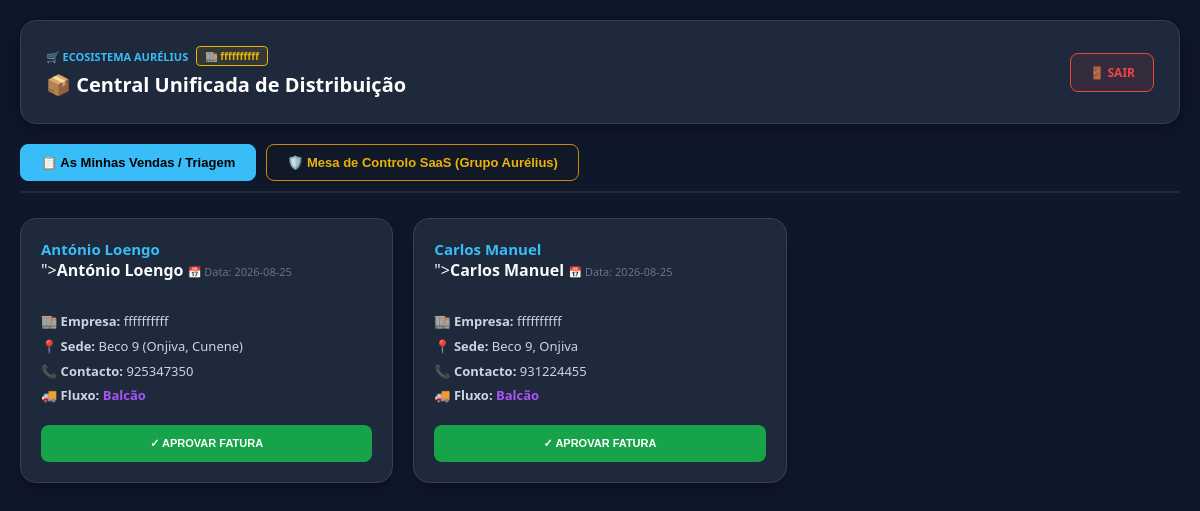
Page /Admin_Venda.php (signed in) on the committed database.
### tables this page shows
CREATE TABLE `lojas` (
  `id` int(11) NOT NULL AUTO_INCREMENT,
  `id_publico` varchar(20) DEFAULT NULL,
  `pin_acesso` varchar(9) DEFAULT NULL,
  `nome_loja` varchar(255) NOT NULL,
  `email_mercantil` varchar(255) NOT NULL,
  `telefone_corporativo` varchar(50) NOT NULL,
  `endereco_armazem` text NOT NULL,
  `slug_loja` varchar(255) NOT NULL,
  `senha_administracao` varchar(255) NOT NULL,
  `transacao_status` varchar(50) DEFAULT 'Confirmado',
  `visivel_no_site` int(11) DEFAULT 1,
  `especificacoes_json` text DEFAULT NULL,
  `data_cadastro` date NOT NULL,
  `iban_bancario` varchar(50) DEFAULT 'AO06.0000.0000.0000.0000.0',
  PRIMARY KEY (`id`),
  UNIQUE KEY `email_mercantil` (`email_mercantil`)
);

CREATE TABLE `triagem_pedidos` (
  `id` int(11) NOT NULL AUTO_INCREMENT,
  `status_interno` varchar(50) DEFAULT 'Pendente Triagem',
  `tipo_atendimento` varchar(20) DEFAULT 'Balcao',
  `confirmado_na_entrega` tinyint(1) DEFAULT 0,
  `loja_id` int(11) DEFAULT NULL,
  `usuario_codigo` int(11) DEFAULT NULL,
  `nome` varchar(255) NOT NULL,
  `data` date NOT NULL,
  `loja` varchar(255) NOT NULL,
  `local` varchar(255) NOT NULL,
  `telefone` varchar(50) NOT NULL,
  `detalhes` text DEFAULT NULL,
  PRIMARY KEY (`id`),
  KEY `loja_id` (`loja_id`),
  KEY `usuario_codigo` (`usuario_codigo`),
  CONSTRAINT `triagem_pedidos_ibfk_1` FOREIGN KEY (`loja_id`) REFERENCES `lojas` (`id`) ON DELETE CASCADE,
  CONSTRAINT `triagem_pedidos_ibfk_2` FOREIGN KEY (`usuario_codigo`) REFERENCES `usuario` (`codigo`) ON DELETE CASCADE
);

### Admin_Venda.php (the view, shortened to what this page needs)
<?php
require_once __DIR__ . "/config/Banco.php";
$pedidos_reais_banco = array();
$nome_parceiro_ativo = "Parceiro Aurélius";
if (isset($_SESSION['loja_id'])) {
    $id_dono = $_SESSION['loja_id'];
    $stmt_loja = $pdo->prepare("SELECT nome_loja FROM `lojas` WHERE `id` = ? LIMIT 1");
    $stmt_loja->execute([$id_dono]);
    $loja_info = $stmt_loja->fetch();
    if ($loja_info) { $nome_parceiro_ativo = $loja_info['nome_loja']; }
    $stmt = $pdo->prepare("SELECT * FROM `triagem_pedidos` WHERE `loja_id` = ? ORDER BY id DESC");
    $stmt->execute([$id_dono]);
    $pedidos_reais_banco = $stmt->fetchAll(PDO::FETCH_ASSOC);
} else {
    header("Location: login_parceiros.php");
    exit();
}
?>
<!DOCTYPE html>
<html lang="pt-PT">
<head>
</head>
<body>
    <div class="SaaS-vendas-container">
        <div class="topo-vendas-SaaS" style="display: flex; justify-content: space-between; align-items: center;">
            <div style="text-align: left;">
                <div style="display: flex; align-items: center; gap: 8px; margin-bottom: 5px;">
                    <span style="color: #38bdf8; font-size: 11px; font-weight: bold; text-transform: uppercase;">🛒 Ecosistema Aurélius</span>
                    <span style="background: rgba(234, 179, 8, 0.1); border: 1px solid #eab308; color: #eab308; font-size: 10px; padding: 2px 8px; border-radius: 4px; font-weight: bold;">🏬 <?= htmlspecialchars($nome_parceiro_ativo) ?></span>
                </div>
                <h2 style="color: #fff; margin: 0; font-size: 20px;">📦 Central Unificada de Distribuição</h2>
            </div>
            <a href="?logout=true" style="background: rgba(239, 68, 68, 0.1); border: 1px solid #ef4444; color: #ef4444; padding: 10px 18px; border-radius: 8px; font-size: 12px; font-weight: bold; text-transform: uppercase; text-decoration: none;">🚪 Sair</a>
        </div>
        <div class="menu-abas">
            <button class="aba-btn ativa" onclick="mudarAbaInterna(1)">📋 As Minhas Vendas / Triagem</button>
            <button class="aba-btn" onclick="mudarAbaInterna(2)" style="border-color: #ca8a04; color: #eab308;">🛡️ Mesa de Controlo SaaS (Grupo Aurélius)</button>
        </div>
        <div id="aba-interna-1" class="aba-painel ativa">
            <div class="grid-vendas-cards">
                <?php if (empty($pedidos_reais_banco)): ?>
                    <p style="color: #64748b; text-align: center; grid-column: 1/-1; font-style: italic; padding: 40px; background: #111827; border-radius: 12px; border: 1px dashed #1f2937; width: 100%;">Nenhuma fatura localizada para o seu perfil.</p>
                <?php else: ?>
                    <?php foreach ($pedidos_reais_banco as $pedido): ?>
                        <?php
                            $status_atual = isset($pedido['status_interno']) ? $pedido['status_interno'] : 'Pendente Triagem';
                            $is_domicilio = (isset($pedido['tipo_atendimento']) && $pedido['tipo_atendimento'] === 'Domicilio');
                            $confirmado_entrega = (isset($pedido['confirmado_na_entrega']) && $pedido['confirmado_na_entrega'] == 1);
                        ?>
                        <div class="card-pedido-SaaS">
                            <div style="border-bottom: 1px solid #1f2937; padding-bottom: 10px; margin-bottom: 15px;">
                                <strong style="color: #38bdf8; font-size: 15px; display: block;"><?= htmlspecialchars($pedido['nome']) ?></strong>
                                "><b><?= htmlspecialchars($pedido['nome']) ?></b></strong>
                                <span style="color: #64748b; font-size: 11px;">📅 Data: <?= htmlspecialchars($pedido['data']) ?></span>
                            </div>
                            <div style="font-size: 13px; color: #cbd5e1; line-height: 1.6; margin-bottom: 15px;">
                                <p style="margin: 4px 0;">🏬 <b>Empresa:</b> <?= htmlspecialchars($pedido['loja']) ?></p>
                                <p style="margin: 4px 0;">📍 <b>Sede:</b> <?= htmlspecialchars($pedido['local']) ?></p>
                                <p style="margin: 4px 0;">📞 <b>Contacto:</b> <?= htmlspecialchars($pedido['telefone']) ?></p>
                                <p style="margin: 4px 0;">🚚 <b>Fluxo:</b> <span style="color: #a855f7; font-weight: bold;"><?= $is_domicilio ? 'Domiciliário' : 'Balcão' ?></span></p>
                            </div>
                            <div>
                                <?php if ($status_atual === 'Pendente Triagem' || $status_atual === 'Em Análise'): ?>
                                    <?php if ($is_domicilio && !$confirmado_entrega): ?>
                                        <button type="button" class="btn-SaaS-acao" style="background: #475569; width: 100%; cursor: not-allowed;" disabled>⏳ Aguardar Entrega (Cliente)</button>
                                    <?php else: ?>
                                        <form method="POST">
                                            <button type="submit" name="atualizar_status_SaaS" class="btn-SaaS-acao" style="background: #16a34a; width: 100%;">✓ APROVAR FATURA</button>
                                        </form>
                                    <?php endif; ?>
                                <?php else: ?>
                                    <button type="button" class="btn-SaaS-acao" style="background: #1e293b; color: #64748b; width: 100%; border: 1px solid #334155; cursor: not-allowed;" disabled>🔒 Enviado ao SaaS Central</button>
                                <?php endif; ?>
                            </div>
                        </div>
                    <?php endforeach; ?>
                <?php endif; ?>
            </div>
        </div>
    </div>
</body>
</html>

### Admin_Venda.php (style rules this page uses)
body { background: #0f172a; color: #f8fafc; font-family: 'Segoe UI', Arial, sans-serif; margin: 0; padding: 20px; display: flex; justify-content: center; min-height: 100vh; }
.SaaS-vendas-container { max-width: 1200px; width: 100%; margin: 0 auto; }
.topo-vendas-SaaS { background: #1e293b; padding: 25px; border-radius: 16px; border: 1px solid #334155; margin-bottom: 20px; box-shadow: 0 4px 20px rgba(0,0,0,0.4); }
.menu-abas { display: flex; gap: 10px; margin-bottom: 25px; border-bottom: 2px solid #1f2937; padding-bottom: 10px; }
.aba-btn { background: #111827; border: 1px solid #334155; color: #94a3b8; padding: 10px 20px; border-radius: 8px; cursor: pointer; font-weight: bold; font-size: 13px; }
.aba-btn.ativa { background: #38bdf8; color: #000; border-color: #38bdf8; }
.aba-painel { display: none; }
.aba-painel.ativa { display: block; }
.grid-vendas-cards { display: grid; grid-template-columns: repeat(auto-fill, minmax(340px, 1fr)); gap: 20px; width: 100%; }
.card-pedido-SaaS { background: #1e293b; border: 1px solid #334155; border-radius: 16px; padding: 20px; box-shadow: 0 10px 15px -3px rgba(0,0,0,0.3); display: flex; flex-direction: column; justify-content: space-between; }
.btn-SaaS-acao { border: none; color: #fff; padding: 12px; border-radius: 8px; font-weight: bold; font-size: 11px; cursor: pointer; text-transform: uppercase; }

### rows in the picture
lojas: nome_loja "ffffffffff"
triagem_pedidos: nome "António Loengo", data "2026-08-25", loja "ffffffffff", local "Beco 9 (Onjiva, Cunene)", telefone "925347350", tipo_atendimento "Balcão"
triagem_pedidos: nome "Carlos Manuel", data "2026-08-25", loja "ffffffffff", local "Beco 9, Onjiva", telefone "931224455", tipo_atendimento "Balcão"
